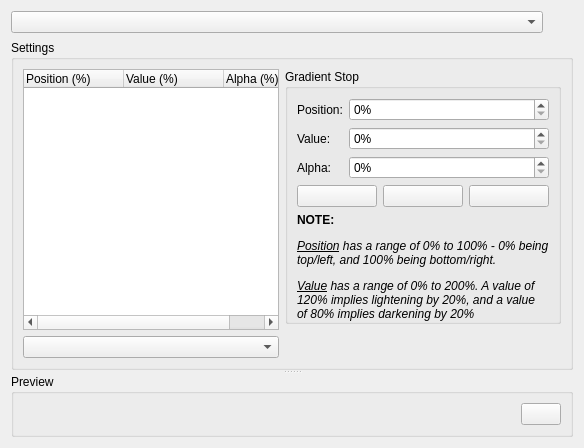
     <widget class="QWidget" name="page_13">
      <layout class="QGridLayout" name="gridLayout_2">
       <item row="0" column="0">
        <widget class="QComboBox" name="gradCombo">
         <property name="toolTip">
          <string>&lt;p&gt;Select the custom gradient to be configured.</string>
         </property>
        </widget>
       </item>
       <item row="0" column="1">
        <widget class="QToolButton" name="copyGradientButton">
         <property name="text">
          <string/>
         </property>
         <property name="autoRaise">
          <bool>true</bool>
         </property>
        </widget>
       </item>
       <item row="1" column="0" colspan="2">
        <widget class="QSplitter" name="splitter">
         <property name="orientation">
          <enum>Qt::Vertical</enum>
         </property>
         <widget class="QGroupBox" name="groupBox_b">
          <property name="title">
           <string>Settings</string>
          </property>
          <layout class="QGridLayout">
           <item row="0" column="0" rowspan="2">
            <widget class="QTreeWidget" name="gradStops">
             <property name="sizePolicy">
              <sizepolicy hsizetype="Minimum" vsizetype="Expanding">
               <horstretch>0</horstretch>
               <verstretch>0</verstretch>
              </sizepolicy>
             </property>
             <property name="indentation">
              <number>0</number>
             </property>
             <property name="rootIsDecorated">
              <bool>false</bool>
             </property>
             <column>
              <property name="text">
               <string>Position (%)</string>
              </property>
             </column>
             <column>
              <property name="text">
               <string>Value (%)</string>
              </property>
             </column>
             <column>
              <property name="text">
               <string>Alpha (%)</string>
              </property>
             </column>
            </widget>
           </item>
           <item row="2" column="0">
            <widget class="QComboBox" name="gradBorder">
             <property name="toolTip">
              <string>&lt;p&gt;Defines the inner border used when drawing buttons, etc, with this gradient.&lt;/p&gt;
&lt;ul&gt;
&lt;li&gt;&lt;i&gt;No border&lt;/i&gt; - no inner border is drawn, and the gradient will extend to the outer edges.&lt;/li&gt;
&lt;li&gt;&lt;i&gt;Light border&lt;/i&gt; - A 'light' line is drawn around all edges.&lt;/li&gt;
&lt;li&gt;&lt;i&gt;3D border (light only)&lt;/i&gt; - A 'light' line is drawn around the top and left edges.&lt;/li&gt;
&lt;li&gt;&lt;i&gt;3D border (light only)&lt;/i&gt; - A 'light' line is drawn around the top and left edges, and a darker one around the bottom and right edges.&lt;/li&gt;
&lt;li&gt;&lt;i&gt;Shine&lt;/i&gt; - A shaine is added the top (or left) when this gradient is drawn on buttons or scrollbars.&lt;/li&gt;
&lt;/ul&gt;
&lt;p&gt;&lt;i&gt;Note: This setting is not used when drawing the preview below.&lt;/i&gt;&lt;/p&gt;

</string>
             </property>
            </widget>
           </item>
           <item row="0" column="2">
            <widget class="QGroupBox" name="groupBox_2">
             <property name="sizePolicy">
              <sizepolicy hsizetype="MinimumExpanding" vsizetype="Preferred">
               <horstretch>0</horstretch>
               <verstretch>0</verstretch>
              </sizepolicy>
             </property>
             <property name="title">
              <string>Gradient Stop</string>
             </property>
             <layout class="QVBoxLayout" name="verticalLayout">
              <property name="spacing">
               <number>6</number>
              </property>
              <property name="bottomMargin">
               <number>0</number>
              </property>
              <item>
               <layout class="QFormLayout" name="formLayout_12">
                <property name="fieldGrowthPolicy">
                 <enum>QFormLayout::ExpandingFieldsGrow</enum>
                </property>
                <item row="0" column="0">
                 <widget class="QLabel" name="label_5">
                  <property name="text">
                   <string>Position:</string>
                  </property>
                 </widget>
                </item>
                <item row="1" column="0">
                 <widget class="QLabel" name="label_6">
                  <property name="text">
                   <string>Value:</string>
                  </property>
                 </widget>
                </item>
                <item row="2" column="0">
                 <widget class="QLabel" name="label_6alpha">
                  <property name="text">
                   <string>Alpha:</string>
                  </property>
                 </widget>
                </item>
                <item row="0" column="1">
                 <widget class="QSpinBox" name="stopPosition" native="true">
                  <property name="sizePolicy">
                   <sizepolicy hsizetype="MinimumExpanding" vsizetype="Fixed">
                    <horstretch>0</horstretch>
                    <verstretch>0</verstretch>
                   </sizepolicy>
                  </property>
                  <property name="toolTip">
                   <string>&lt;p&gt;Set the position of the gradient value. 0% means the top of horizontal gradients, and the left for vertical gradients.</string>
                  </property>
                  <property name="maximum" stdset="0">
                   <number>100</number>
                  </property>
                  <property name="suffix" stdset="0">
                   <string>%</string>
                  </property>
                 </widget>
                </item>
                <item row="1" column="1">
                 <widget class="QSpinBox" name="stopValue" native="true">
                  <property name="sizePolicy">
                   <sizepolicy hsizetype="MinimumExpanding" vsizetype="Fixed">
                    <horstretch>0</horstretch>
                    <verstretch>0</verstretch>
                   </sizepolicy>
                  </property>
                  <property name="toolTip">
                   <string>&lt;p&gt;Sets the strength of the gradient at the defined position. 110% would lighten a color by 10%, 90% would darken it by 10%, and 100% would be the original color.</string>
                  </property>
                  <property name="maximum" stdset="0">
                   <number>200</number>
                  </property>
                  <property name="suffix" stdset="0">
                   <string>%</string>
                  </property>
                 </widget>
                </item>
                <item row="2" column="1">
                 <widget class="QSpinBox" name="stopAlpha" native="true">
                  <property name="sizePolicy">
                   <sizepolicy hsizetype="MinimumExpanding" vsizetype="Fixed">
                    <horstretch>0</horstretch>
                    <verstretch>0</verstretch>
                   </sizepolicy>
                  </property>
                  <property name="toolTip">
                   <string>&lt;p&gt;Sets the alpha value of the gradient at the defined position.</string>
                  </property>
                  <property name="maximum" stdset="0">
                   <number>100</number>
                  </property>
                  <property name="suffix" stdset="0">
                   <string>%</string>
                  </property>
                 </widget>
                </item>
               </layout>
              </item>
              <item>
               <layout class="QHBoxLayout" name="horizontalLayout">
                <item>
                 <widget class="QPushButton" name="updateButton">
                  <property name="sizePolicy">
                   <sizepolicy hsizetype="MinimumExpanding" vsizetype="Fixed">
                    <horstretch>0</horstretch>
                    <verstretch>0</verstretch>
                   </sizepolicy>
                  </property>
                 </widget>
                </item>
                <item>
                 <widget class="QPushButton" name="addButton">
                  <property name="sizePolicy">
                   <sizepolicy hsizetype="MinimumExpanding" vsizetype="Fixed">
                    <horstretch>0</horstretch>
                    <verstretch>0</verstretch>
                   </sizepolicy>
                  </property>
                 </widget>
                </item>
                <item>
                 <widget class="QPushButton" name="removeButton">
                  <property name="sizePolicy">
                   <sizepolicy hsizetype="MinimumExpanding" vsizetype="Fixed">
                    <horstretch>0</horstretch>
                    <verstretch>0</verstretch>
                   </sizepolicy>
                  </property>
                 </widget>
                </item>
               </layout>
              </item>
              <item>
               <widget class="QLabel" name="label_3">
                <property name="sizePolicy">
                 <sizepolicy hsizetype="Preferred" vsizetype="MinimumExpanding">
                  <horstretch>0</horstretch>
                  <verstretch>0</verstretch>
                 </sizepolicy>
                </property>
                <property name="text">
                 <string>&lt;p&gt;&lt;b&gt;NOTE: &lt;/b&gt;&lt;/p&gt;
&lt;p&gt;&lt;i&gt;&lt;u&gt;Position&lt;/u&gt; has a range of 0% to 100% - 0% being top/left, and 100% being bottom/right.&lt;/i&gt;&lt;/p&gt;
&lt;p&gt;&lt;i&gt;&lt;u&gt;Value&lt;/u&gt; has a range of 0% to 200%. A value of 120% implies lightening by 20%, and a value of 80% implies darkening by 20%&lt;/i&gt;&lt;/p&gt;</string>
                </property>
                <property name="alignment">
                 <set>Qt::AlignLeading|Qt::AlignLeft|Qt::AlignTop</set>
                </property>
                <property name="wordWrap">
                 <bool>true</bool>
                </property>
               </widget>
              </item>
             </layout>
            </widget>
           </item>
          </layout>
         </widget>
         <widget class="QGroupBox" name="gradPreviewBox">
          <property name="sizePolicy">
           <sizepolicy hsizetype="Preferred" vsizetype="Maximum">
            <horstretch>0</horstretch>
            <verstretch>0</verstretch>
           </sizepolicy>
          </property>
          <property name="title">
           <string>Preview</string>
          </property>
          <layout class="QHBoxLayout">
           <item>
            <widget class="QWidget" name="previewWidgetContainer" native="true"/>
           </item>
           <item>
            <widget class="KColorButton" name="previewColor">
             <property name="sizePolicy">
              <sizepolicy hsizetype="Fixed" vsizetype="Fixed">
               <horstretch>0</horstretch>
               <verstretch>0</verstretch>
              </sizepolicy>
             </property>
             <property name="toolTip">
              <string>&lt;p&gt;Set the color to be used in the preview.</string>
             </property>
            </widget>
           </item>
          </layout>
         </widget>
        </widget>
       </item>
      </layout>
     </widget>
